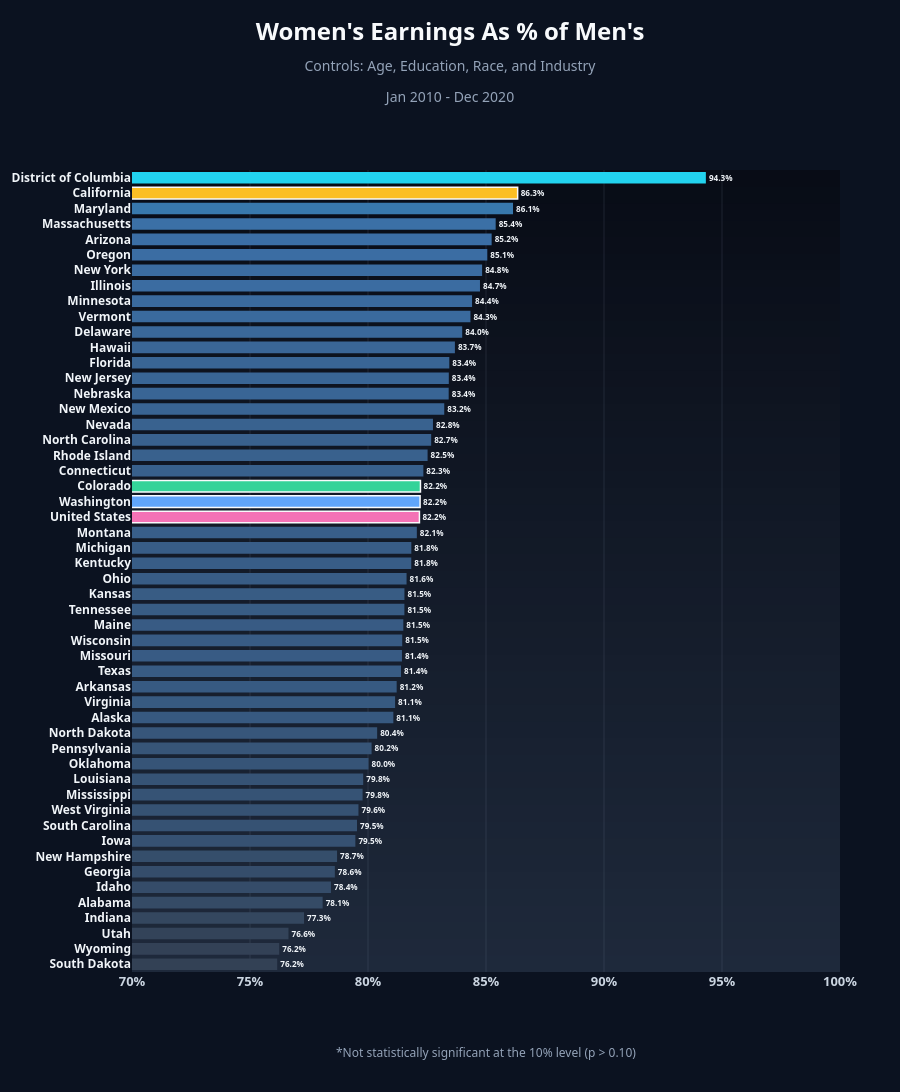

Notebook cell for this chart:
### Code cell
fig = plot_state_bars(ranking_ind, 'Pre_EPEWA_Gap', 'female_pval', "Women's Earnings As % of Men's",
                      "Age, Education, Race, and Industry", PRE_PERIOD, [0.7, 1], save_as="states_pre_gap_industry")

### Figure 1 — Plotly figure (JSON) as saved in the notebook; plotly's stock layout.template omitted (floating-point values rounded to 4 significant figures)
{"data": [{"cliponaxis": false, "hovertemplate": "%{y}: %{text}<extra></extra>", "marker": {"color": ["rgb(51, 65, 85)", "rgb(51, 65, 86)", "rgb(51, 67, 89)", "rgb(52, 71, 95)", "rgb(53, 75, 102)", "rgb(53, 76, 105)", "rgb(53, 77, 107)", "rgb(53, 78, 107)", "rgb(54, 81, 114)", "rgb(54, 82, 115)", "rgb(54, 82, 115)", "rgb(54, 83, 117)", "rgb(54, 83, 117)", "rgb(54, 84, 119)", "rgb(55, 85, 120)", "rgb(55, 86, 122)", "rgb(55, 89, 128)", "rgb(55, 90, 129)", "rgb(55, 90, 130)", "rgb(56, 91, 131)", "rgb(56, 91, 132)", "rgb(56, 91, 132)", "rgb(56, 91, 132)", "rgb(56, 92, 132)", "rgb(56, 92, 132)", "rgb(56, 92, 133)", "rgb(56, 93, 135)", "rgb(56, 93, 135)", "rgb(56, 94, 137)", "#f472b6", "#60a5fa", "#34d399", "rgb(56, 96, 140)", "rgb(57, 97, 141)", "rgb(57, 97, 142)", "rgb(57, 98, 143)", "rgb(57, 100, 147)", "rgb(57, 101, 149)", "rgb(57, 101, 149)", "rgb(57, 101, 149)", "rgb(58, 102, 151)", "rgb(58, 104, 154)", "rgb(58, 106, 157)", "rgb(58, 106, 158)", "rgb(59, 108, 161)", "rgb(59, 108, 161)", "rgb(59, 109, 163)", "rgb(59, 110, 165)", "rgb(59, 112, 166)", "rgb(56, 120, 172)", "#fbbf24", "rgb(34, 211, 238)"], "line": {"color": ["rgba(0,0,0,0)", "rgba(0,0,0,0)", "rgba(0,0,0,0)", "rgba(0,0,0,0)", "rgba(0,0,0,0)", "rgba(0,0,0,0)", "rgba(0,0,0,0)", "rgba(0,0,0,0)", "rgba(0,0,0,0)", "rgba(0,0,0,0)", "rgba(0,0,0,0)", "rgba(0,0,0,0)", "rgba(0,0,0,0)", "rgba(0,0,0,0)", "rgba(0,0,0,0)", "rgba(0,0,0,0)", "rgba(0,0,0,0)", "rgba(0,0,0,0)", "rgba(0,0,0,0)", "rgba(0,0,0,0)", "rgba(0,0,0,0)", "rgba(0,0,0,0)", "rgba(0,0,0,0)", "rgba(0,0,0,0)", "rgba(0,0,0,0)", "rgba(0,0,0,0)", "rgba(0,0,0,0)", "rgba(0,0,0,0)", "rgba(0,0,0,0)", "#f8fafc", "#f8fafc", "#f8fafc", "rgba(0,0,0,0)", "rgba(0,0,0,0)", "rgba(0,0,0,0)", "rgba(0,0,0,0)", "rgba(0,0,0,0)", "rgba(0,0,0,0)", "rgba(0,0,0,0)", "rgba(0,0,0,0)", "rgba(0,0,0,0)", "rgba(0,0,0,0)", "rgba(0,0,0,0)", "rgba(0,0,0,0)", "rgba(0,0,0,0)", "rgba(0,0,0,0)", "rgba(0,0,0,0)", "rgba(0,0,0,0)", "rgba(0,0,0,0)", "rgba(0,0,0,0)", "#f8fafc", "rgba(0,0,0,0)"], "width": 1.5}}, "orientation": "h", "text": ["<b>76.2%</b>", "<b>76.2%</b>", "<b>76.6%</b>", "<b>77.3%</b>", "<b>78.1%</b>", "<b>78.4%</b>", "<b>78.6%</b>", "<b>78.7%</b>", "<b>79.5%</b>", "<b>79.5%</b>", "<b>79.6%</b>", "<b>79.8%</b>", "<b>79.8%</b>", "<b>80.0%</b>", "<b>80.2%</b>", "<b>80.4%</b>", "<b>81.1%</b>", "<b>81.1%</b>", "<b>81.2%</b>", "<b>81.4%</b>", "<b>81.4%</b>", "<b>81.5%</b>", "<b>81.5%</b>", "<b>81.5%</b>", "<b>81.5%</b>", "<b>81.6%</b>", "<b>81.8%</b>", "<b>81.8%</b>", "<b>82.1%</b>", "<b>82.2%</b>", "<b>82.2%</b>", "<b>82.2%</b>", "<b>82.3%</b>", "<b>82.5%</b>", "<b>82.7%</b>", "<b>82.8%</b>", "<b>83.2%</b>", "<b>83.4%</b>", "<b>83.4%</b>", "<b>83.4%</b>", "<b>83.7%</b>", "<b>84.0%</b>", "<b>84.3%</b>", "<b>84.4%</b>", "<b>84.7%</b>", "<b>84.8%</b>", "<b>85.1%</b>", "<b>85.2%</b>", "<b>85.4%</b>", "<b>86.1%</b>", "<b>86.3%</b>", "<b>94.3%</b>"], "textfont": {"color": "#f1f5f9", "size": 12}, "textposition": "outside", "type": "bar", "x": [0.7615, 0.7624, 0.7663, 0.7729, 0.7808, 0.7843, 0.786, 0.7869, 0.7946, 0.7953, 0.796, 0.7977, 0.798, 0.8002, 0.8015, 0.8039, 0.8107, 0.8115, 0.8121, 0.814, 0.8144, 0.8145, 0.815, 0.8154, 0.8154, 0.8163, 0.8183, 0.8184, 0.8207, 0.8218, 0.8221, 0.8222, 0.8235, 0.8253, 0.8268, 0.8275, 0.8323, 0.8342, 0.8342, 0.8345, 0.8368, 0.8399, 0.8434, 0.8441, 0.8474, 0.8484, 0.8505, 0.8524, 0.8541, 0.8615, 0.8634, 0.9432], "y": ["<b>South Dakota</b>", "<b>Wyoming</b>", "<b>Utah</b>", "<b>Indiana</b>", "<b>Alabama</b>", "<b>Idaho</b>", "<b>Georgia</b>", "<b>New Hampshire</b>", "<b>Iowa</b>", "<b>South Carolina</b>", "<b>West Virginia</b>", "<b>Mississippi</b>", "<b>Louisiana</b>", "<b>Oklahoma</b>", "<b>Pennsylvania</b>", "<b>North Dakota</b>", "<b>Alaska</b>", "<b>Virginia</b>", "<b>Arkansas</b>", "<b>Texas</b>", "<b>Missouri</b>", "<b>Wisconsin</b>", "<b>Maine</b>", "<b>Tennessee</b>", "<b>Kansas</b>", "<b>Ohio</b>", "<b>Kentucky</b>", "<b>Michigan</b>", "<b>Montana</b>", "<b>United States</b>", "<b>Washington</b>", "<b>Colorado</b>", "<b>Connecticut</b>", "<b>Rhode Island</b>", "<b>North Carolina</b>", "<b>Nevada</b>", "<b>New Mexico</b>", "<b>Nebraska</b>", "<b>New Jersey</b>", "<b>Florida</b>", "<b>Hawaii</b>", "<b>Delaware</b>", "<b>Vermont</b>", "<b>Minnesota</b>", "<b>Illinois</b>", "<b>New York</b>", "<b>Oregon</b>", "<b>Arizona</b>", "<b>Massachusetts</b>", "<b>Maryland</b>", "<b>California</b>", "<b>District of Columbia</b>"]}], "layout": {"annotations": [{"font": {"color": "#94a3b8", "size": 12}, "showarrow": false, "text": "*Not statistically significant at the 10% level (p > 0.10)", "x": 0.5, "xref": "paper", "y": 0, "yanchor": "top", "yref": "paper", "yshift": -70}], "bargap": 0.25, "font": {"color": "#cbd5e1", "family": "Bahnschrift, 'Segoe UI Variable Display', 'Segoe UI', Helvetica, Arial, sans-serif"}, "height": 1404, "margin": {"b": 120, "l": 20, "r": 60, "t": 170}, "paper_bgcolor": "#0b1220", "plot_bgcolor": "rgba(0,0,0,0)", "shapes": [{"fillcolor": "rgb(8, 12, 22)", "layer": "below", "line": {"width": 0}, "type": "rect", "x0": 0, "x1": 1, "xref": "paper", "y0": 0, "y1": 1, "yref": "paper"}, {"fillcolor": "rgb(8, 13, 23)", "layer": "below", "line": {"width": 0}, "type": "rect", "x0": 0, "x1": 1, "xref": "paper", "y0": 0, "y1": 0.9792, "yref": "paper"}, {"fillcolor": "rgb(9, 13, 24)", "layer": "below", "line": {"width": 0}, "type": "rect", "x0": 0, "x1": 1, "xref": "paper", "y0": 0, "y1": 0.9583, "yref": "paper"}, {"fillcolor": "rgb(9, 14, 24)", "layer": "below", "line": {"width": 0}, "type": "rect", "x0": 0, "x1": 1, "xref": "paper", "y0": 0, "y1": 0.9375, "yref": "paper"}, {"fillcolor": "rgb(10, 14, 25)", "layer": "below", "line": {"width": 0}, "type": "rect", "x0": 0, "x1": 1, "xref": "paper", "y0": 0, "y1": 0.9167, "yref": "paper"}, {"fillcolor": "rgb(10, 15, 26)", "layer": "below", "line": {"width": 0}, "type": "rect", "x0": 0, "x1": 1, "xref": "paper", "y0": 0, "y1": 0.8958, "yref": "paper"}, {"fillcolor": "rgb(11, 16, 27)", "layer": "below", "line": {"width": 0}, "type": "rect", "x0": 0, "x1": 1, "xref": "paper", "y0": 0, "y1": 0.875, "yref": "paper"}, {"fillcolor": "rgb(11, 16, 28)", "layer": "below", "line": {"width": 0}, "type": "rect", "x0": 0, "x1": 1, "xref": "paper", "y0": 0, "y1": 0.8542, "yref": "paper"}, {"fillcolor": "rgb(12, 17, 28)", "layer": "below", "line": {"width": 0}, "type": "rect", "x0": 0, "x1": 1, "xref": "paper", "y0": 0, "y1": 0.8333, "yref": "paper"}, {"fillcolor": "rgb(12, 18, 29)", "layer": "below", "line": {"width": 0}, "type": "rect", "x0": 0, "x1": 1, "xref": "paper", "y0": 0, "y1": 0.8125, "yref": "paper"}, {"fillcolor": "rgb(13, 18, 30)", "layer": "below", "line": {"width": 0}, "type": "rect", "x0": 0, "x1": 1, "xref": "paper", "y0": 0, "y1": 0.7917, "yref": "paper"}, {"fillcolor": "rgb(13, 19, 31)", "layer": "below", "line": {"width": 0}, "type": "rect", "x0": 0, "x1": 1, "xref": "paper", "y0": 0, "y1": 0.7708, "yref": "paper"}, {"fillcolor": "rgb(14, 19, 31)", "layer": "below", "line": {"width": 0}, "type": "rect", "x0": 0, "x1": 1, "xref": "paper", "y0": 0, "y1": 0.75, "yref": "paper"}, {"fillcolor": "rgb(14, 20, 32)", "layer": "below", "line": {"width": 0}, "type": "rect", "x0": 0, "x1": 1, "xref": "paper", "y0": 0, "y1": 0.7292, "yref": "paper"}, {"fillcolor": "rgb(15, 21, 33)", "layer": "below", "line": {"width": 0}, "type": "rect", "x0": 0, "x1": 1, "xref": "paper", "y0": 0, "y1": 0.7083, "yref": "paper"}, {"fillcolor": "rgb(15, 21, 34)", "layer": "below", "line": {"width": 0}, "type": "rect", "x0": 0, "x1": 1, "xref": "paper", "y0": 0, "y1": 0.6875, "yref": "paper"}, {"fillcolor": "rgb(15, 22, 35)", "layer": "below", "line": {"width": 0}, "type": "rect", "x0": 0, "x1": 1, "xref": "paper", "y0": 0, "y1": 0.6667, "yref": "paper"}, {"fillcolor": "rgb(16, 22, 35)", "layer": "below", "line": {"width": 0}, "type": "rect", "x0": 0, "x1": 1, "xref": "paper", "y0": 0, "y1": 0.6458, "yref": "paper"}, {"fillcolor": "rgb(16, 23, 36)", "layer": "below", "line": {"width": 0}, "type": "rect", "x0": 0, "x1": 1, "xref": "paper", "y0": 0, "y1": 0.625, "yref": "paper"}, {"fillcolor": "rgb(17, 24, 37)", "layer": "below", "line": {"width": 0}, "type": "rect", "x0": 0, "x1": 1, "xref": "paper", "y0": 0, "y1": 0.6042, "yref": "paper"}, {"fillcolor": "rgb(17, 24, 38)", "layer": "below", "line": {"width": 0}, "type": "rect", "x0": 0, "x1": 1, "xref": "paper", "y0": 0, "y1": 0.5833, "yref": "paper"}, {"fillcolor": "rgb(18, 25, 39)", "layer": "below", "line": {"width": 0}, "type": "rect", "x0": 0, "x1": 1, "xref": "paper", "y0": 0, "y1": 0.5625, "yref": "paper"}, {"fillcolor": "rgb(18, 26, 39)", "layer": "below", "line": {"width": 0}, "type": "rect", "x0": 0, "x1": 1, "xref": "paper", "y0": 0, "y1": 0.5417, "yref": "paper"}, {"fillcolor": "rgb(19, 26, 40)", "layer": "below", "line": {"width": 0}, "type": "rect", "x0": 0, "x1": 1, "xref": "paper", "y0": 0, "y1": 0.5208, "yref": "paper"}, {"fillcolor": "rgb(19, 27, 41)", "layer": "below", "line": {"width": 0}, "type": "rect", "x0": 0, "x1": 1, "xref": "paper", "y0": 0, "y1": 0.5, "yref": "paper"}, {"fillcolor": "rgb(20, 27, 42)", "layer": "below", "line": {"width": 0}, "type": "rect", "x0": 0, "x1": 1, "xref": "paper", "y0": 0, "y1": 0.4792, "yref": "paper"}, {"fillcolor": "rgb(20, 28, 42)", "layer": "below", "line": {"width": 0}, "type": "rect", "x0": 0, "x1": 1, "xref": "paper", "y0": 0, "y1": 0.4583, "yref": "paper"}, {"fillcolor": "rgb(21, 29, 43)", "layer": "below", "line": {"width": 0}, "type": "rect", "x0": 0, "x1": 1, "xref": "paper", "y0": 0, "y1": 0.4375, "yref": "paper"}, {"fillcolor": "rgb(21, 29, 44)", "layer": "below", "line": {"width": 0}, "type": "rect", "x0": 0, "x1": 1, "xref": "paper", "y0": 0, "y1": 0.4167, "yref": "paper"}, {"fillcolor": "rgb(22, 30, 45)", "layer": "below", "line": {"width": 0}, "type": "rect", "x0": 0, "x1": 1, "xref": "paper", "y0": 0, "y1": 0.3958, "yref": "paper"}, {"fillcolor": "rgb(22, 31, 46)", "layer": "below", "line": {"width": 0}, "type": "rect", "x0": 0, "x1": 1, "xref": "paper", "y0": 0, "y1": 0.375, "yref": "paper"}, {"fillcolor": "rgb(23, 31, 46)", "layer": "below", "line": {"width": 0}, "type": "rect", "x0": 0, "x1": 1, "xref": "paper", "y0": 0, "y1": 0.3542, "yref": "paper"}, {"fillcolor": "rgb(23, 32, 47)", "layer": "below", "line": {"width": 0}, "type": "rect", "x0": 0, "x1": 1, "xref": "paper", "y0": 0, "y1": 0.3333, "yref": "paper"}, {"fillcolor": "rgb(23, 32, 48)", "layer": "below", "line": {"width": 0}, "type": "rect", "x0": 0, "x1": 1, "xref": "paper", "y0": 0, "y1": 0.3125, "yref": "paper"}, {"fillcolor": "rgb(24, 33, 49)", "layer": "below", "line": {"width": 0}, "type": "rect", "x0": 0, "x1": 1, "xref": "paper", "y0": 0, "y1": 0.2917, "yref": "paper"}, {"fillcolor": "rgb(24, 34, 50)", "layer": "below", "line": {"width": 0}, "type": "rect", "x0": 0, "x1": 1, "xref": "paper", "y0": 0, "y1": 0.2708, "yref": "paper"}, {"fillcolor": "rgb(25, 34, 50)", "layer": "below", "line": {"width": 0}, "type": "rect", "x0": 0, "x1": 1, "xref": "paper", "y0": 0, "y1": 0.25, "yref": "paper"}, {"fillcolor": "rgb(25, 35, 51)", "layer": "below", "line": {"width": 0}, "type": "rect", "x0": 0, "x1": 1, "xref": "paper", "y0": 0, "y1": 0.2292, "yref": "paper"}, {"fillcolor": "rgb(26, 35, 52)", "layer": "below", "line": {"width": 0}, "type": "rect", "x0": 0, "x1": 1, "xref": "paper", "y0": 0, "y1": 0.2083, "yref": "paper"}, {"fillcolor": "rgb(26, 36, 53)", "layer": "below", "line": {"width": 0}, "type": "rect", "x0": 0, "x1": 1, "xref": "paper", "y0": 0, "y1": 0.1875, "yref": "paper"}, {"fillcolor": "rgb(27, 37, 53)", "layer": "below", "line": {"width": 0}, "type": "rect", "x0": 0, "x1": 1, "xref": "paper", "y0": 0, "y1": 0.1667, "yref": "paper"}, {"fillcolor": "rgb(27, 37, 54)", "layer": "below", "line": {"width": 0}, "type": "rect", "x0": 0, "x1": 1, "xref": "paper", "y0": 0, "y1": 0.1458, "yref": "paper"}, {"fillcolor": "rgb(28, 38, 55)", "layer": "below", "line": {"width": 0}, "type": "rect", "x0": 0, "x1": 1, "xref": "paper", "y0": 0, "y1": 0.125, "yref": "paper"}, {"fillcolor": "rgb(28, 39, 56)", "layer": "below", "line": {"width": 0}, "type": "rect", "x0": 0, "x1": 1, "xref": "paper", "y0": 0, "y1": 0.1042, "yref": "paper"}, {"fillcolor": "rgb(29, 39, 57)", "layer": "below", "line": {"width": 0}, "type": "rect", "x0": 0, "x1": 1, "xref": "paper", "y0": 0, "y1": 0.08333, "yref": "paper"}, {"fillcolor": "rgb(29, 40, 57)", "layer": "below", "line": {"width": 0}, "type": "rect", "x0": 0, "x1": 1, "xref": "paper", "y0": 0, "y1": 0.0625, "yref": "paper"}, {"fillcolor": "rgb(30, 40, 58)", "layer": "below", "line": {"width": 0}, "type": "rect", "x0": 0, "x1": 1, "xref": "paper", "y0": 0, "y1": 0.04167, "yref": "paper"}, {"fillcolor": "rgb(30, 41, 59)", "layer": "below", "line": {"width": 0}, "type": "rect", "x0": 0, "x1": 1, "xref": "paper", "y0": 0, "y1": 0.02083, "yref": "paper"}], "title": {"font": {"color": "#f8fafc", "size": 24}, "pad": {"t": 40}, "text": "<b>Women's Earnings As % of Men's</b><br><span style='font-size:14px;color:#94a3b8'>Controls: Age, Education, Race, and Industry<br>Jan 2010 - Dec 2020</span>", "x": 0.5, "xanchor": "center", "y": 1, "yanchor": "top"}, "xaxis": {"dtick": 0.05, "gridcolor": "rgba(148,163,184,0.15)", "range": [0.7, 1], "showgrid": true, "showline": false, "tickangle": 0, "tickfont": {"color": "#cbd5e1", "size": 13, "weight": "bold"}, "tickformat": ".0%", "zeroline": true, "zerolinecolor": "rgba(148,163,184,0.45)"}, "yaxis": {"automargin": true, "dtick": 1, "showgrid": false, "showline": false, "tickfont": {"color": "#f1f5f9", "size": 12}, "type": "category"}}}
